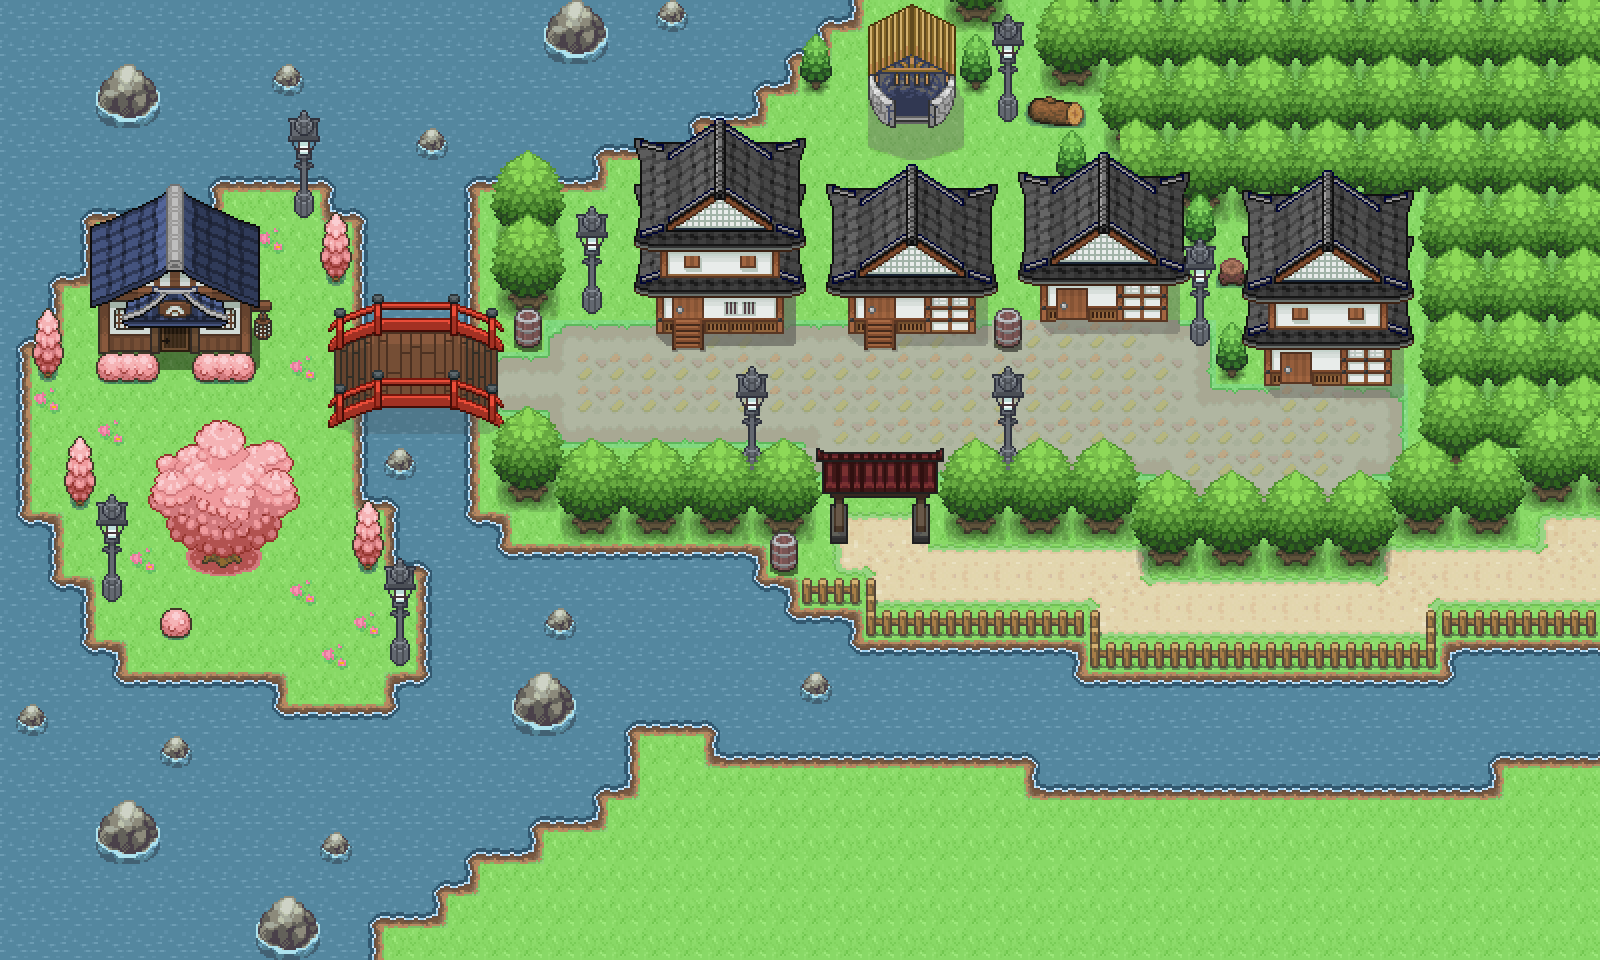

Rendered tile map (Tiled .tmx) drawn with the repository's tilesets; below, a short description and the map source with its tile grids summarised:
An orthogonal 50x30 tile map with 32x32 px tiles, 3 tile layers (Camada de Tiles 1, Camada de Tiles 2, Camada de Tiles 3).

<map version="1.10" tiledversion="1.10.1" orientation="orthogonal" renderorder="right-down" width="50" height="30" tilewidth="32" tileheight="32" infinite="0" nextlayerid="4" nextobjectid="1">
 <tileset firstgid="1" name="Bushido Outdoor Tileset" tilewidth="32" tileheight="32" tilecount="3912" columns="8">
  <image source="../../graphics/Bushido Outdoor Tileset.png" width="256" height="15648" />
 </tileset>
 <layer id="1" name="Camada de Tiles 1" width="50" height="30">
  <data>[1500 cells, 1500 non-empty, 26 distinct tile ids]</data>
 </layer>
 <layer id="2" name="Camada de Tiles 2" width="50" height="30">
  <data>[1500 cells, 745 non-empty, 378 distinct tile ids]</data>
 </layer>
 <layer id="3" name="Camada de Tiles 3" width="50" height="30">
  <data>[1500 cells, 117 non-empty, 88 distinct tile ids]</data>
 </layer>
</map>